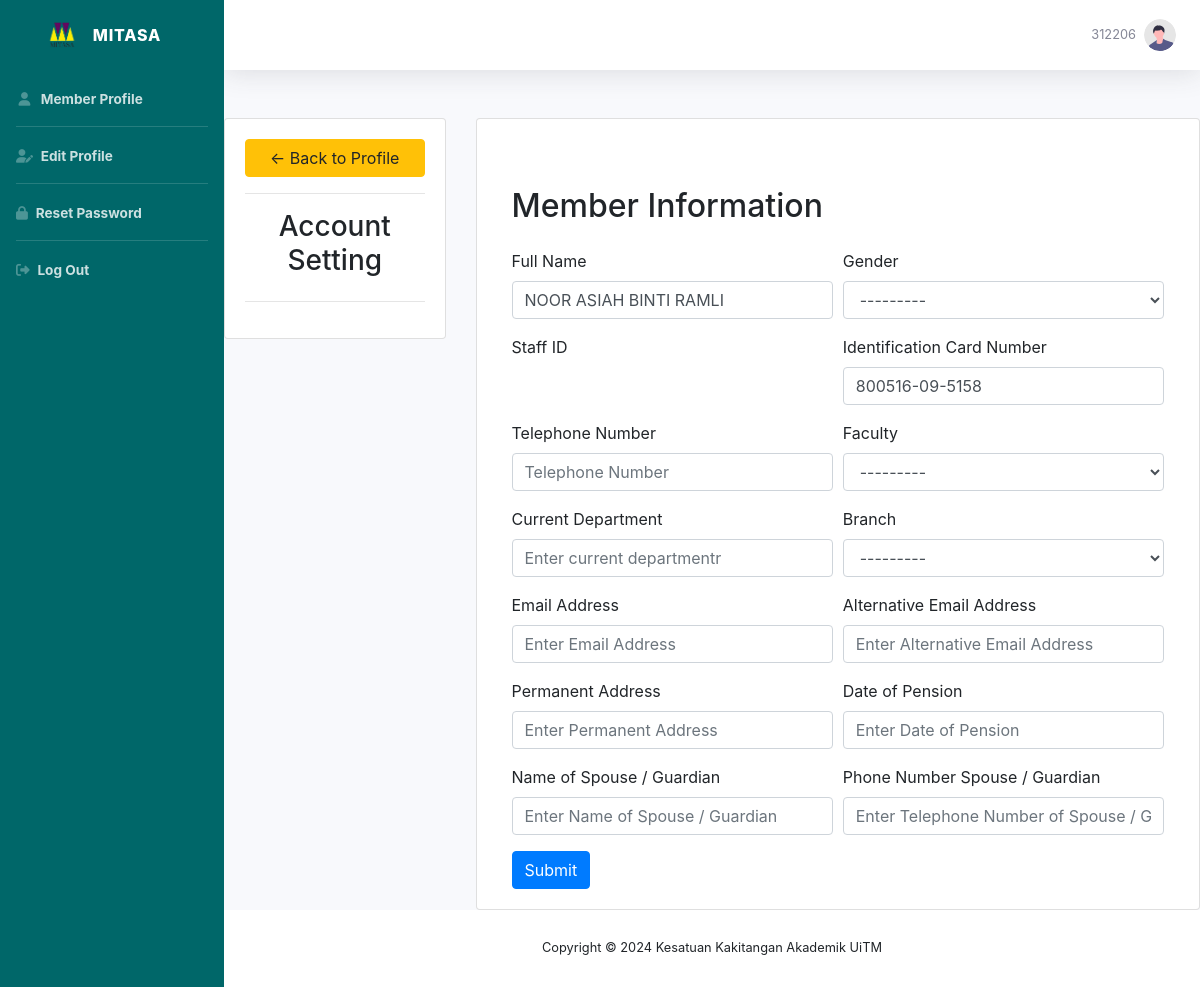
The app's page /accountSetting/ (signed in) with its own data.
### member/models.py (models this page shows, shortened)
class Member(models.Model):
    JANTINA = (
        ('Lelaki','Lelaki'),
        ('Perempuan', 'Perempuan')
    )
    CAWANGAN = (
        ('SHAH ALAM', 'SHAH ALAM'),
        ('PUNCAK ALAM', 'PUNCAK ALAM'),
        ('PUNCAK PERDANA', 'PUNCAK PERDANA'),
        ('SUNGAI BULOH', 'SUNGAI BULOH'),
        ('DENGKIL', 'DENGKIL'),
        ('SERI ISKANDAR', 'SERI ISKANDAR'),
        ('TAPAH', 'TAPAH'),
        ('SEGAMAT', 'SEGAMAT'),
        ('PASIR GUDANG', 'PASIR GUDANG'),
        ('SUNGAI PETANI', 'SUNGAI PETANI'),
        ('MACHANG', 'MACHANG'),
        ('KOTA BHARU', 'KOTA BHARU'),
        ('ALOR GAJAH', 'ALOR GAJAH'),
        ('BANDARAYA MELAKA', 'BANDARAYA MELAKA'),
        ('JASIN', 'JASIN'),
        ('KUALA PILAH', 'KUALA PILAH'),
        ('SEREMBAN', 'SEREMBAN'),
        ('REMBAU', 'REMBAU'),
        ('JENGKA', 'JENGKA'),
        ('RAUB', 'RAUB'),
        ('KUANTAN', 'KUANTAN'),
        ('PERMATANG PAUH', 'PERMATANG PAUH'),
        ('BERTAM', 'BERTAM'),
        ('ARAU', 'ARAU'),
        ('KUALA TERENGGANU', 'KUALA TERENGGANU'),
        ('BUKIT BESI', 'BUKIT BESI'),
        ('DUNGUN', 'DUNGUN'),
        ('KOTA KINABALU', 'KOTA KINABALU'),
        ('TAWAU', 'TAWAU'),
        ('SAMARAHAN 2', 'SAMARAHAN 2'),
        ('MUKAH', 'MUKAH'),
        ('Lain - Lain', 'Lain - Lain'),
    )
    FAKULTI = (
        ('FAKULTI FARMASI', 'FAKULTI FARMASI'),
        ('FAKULTI PERLADANGAN & AGROTEKNOLOGI', 'FAKULTI PERLADANGAN & AGROTEKNOLOGI'),
        ('FAKULTI SAINS KESIHATAN', 'FAKULTI SAINS KESIHATAN'),
        ('KOLEJ PENGAJIAN ALAM BINA', 'KOLEJ PENGAJIAN ALAM BINA'),
        ('KOLEJ PENGAJIAN KEJURUTERAAN', 'KOLEJ PENGAJIAN KEJURUTERAAN'),
        ('FAKULTI PERUBATAN', 'FAKULTI PERUBATAN'),
        ('KOLEJ PENGAJIAN PENGKOMPUTERAN, INFORMATIK & MATEMATIK', 'KOLEJ PENGAJIAN PENGKOMPUTERAN, INFORMATIK & MATEMATIK'),
        ('FAKULTI PERGIGIAN', 'FAKULTI PERGIGIAN'),
        ('FAKULTI SAINS GUNAAN', 'FAKULTI SAINS GUNAAN'),
        ('FAKULTI SAINS SUKAN & REKREASI', 'FAKULTI SAINS SUKAN & REKREASI'),
        ('KOLEJ PENGAJIAN SENI KREATIF', 'KOLEJ PENGAJIAN SENI KREATIF'),
        ('FAKULTI SAINS PENTADBIRAN & PENGAJIAN POLISI', 'FAKULTI SAINS PENTADBIRAN & PENGAJIAN POLISI'),
        ('FAKULTI KOMUNIKASI & PENGAJIAN MEDIA', 'FAKULTI KOMUNIKASI & PENGAJIAN MEDIA'),
        ('FAKULTI UNDANG-UNDANG', 'FAKULTI UNDANG-UNDANG'),
        ('FAKULTI PENDIDIKAN', 'FAKULTI PENDIDIKAN'),
        ('FAKULTI PENGURUSAN & PERNIAGAAN', 'FAKULTI PENGURUSAN & PERNIAGAAN'),
        ('FAKULTI PENGURUSAN HOTEL & PELANCONGAN', 'FAKULTI PENGURUSAN HOTEL & PELANCONGAN'),
        ('FAKULTI PERAKAUNAN', 'FAKULTI PERAKAUNAN'),
        ('Lain - Lain', 'Lain - Lain'),
    )
    BANGSA = (
        ('Melayu','Melayu'),
        ('Cina','Cina'),
        ('India','India'),
        ('Sabah','Sabah'),
        ('Sarawak','Sarawak'),
        ('Lain-Lain','Lain-Lain'),
    )
    STATUS = (
    ('Not a Member', 'Not a Member'),
    ('New Member', 'New Member'),
    ('Member', 'Member'),
    ('Anomaly', 'Anomaly')
)
    user = models.OneToOneField(User, null=True, on_delete=models.CASCADE, blank=True)
    data_created = models.DateTimeField(auto_now_add=True, null=True)
    nama = models.CharField(max_length=200, null=True)
    noPekerja = models.CharField(max_length=50, null=True)
    fakulti = models.CharField(max_length=200, null=True, choices=FAKULTI)
    email = models.CharField(max_length=200, null=True)
    tarikhLahir = models.DateField(null=True)
    noIC = models.CharField(max_length=200, null=True)
    noTel = models.CharField(max_length=200, null=True)
    cawangan = models.CharField(max_length=200, null=True, choices=CAWANGAN)
    alamat = models.CharField(max_length=200, null=True)
    tarikhPencen = models.DateField(null=True)
    namaPW = models.CharField(max_length=200, null=True)
    noTelPW = models.CharField(max_length=200, null=True)
    emailAlt = models.CharField(max_length=200, null=True)
    jantina = models.CharField(max_length=200, null=True, choices=JANTINA)
    bangsa = models.CharField(max_length=200, null=True, choices=BANGSA)
    jbtnPTJ = models.CharField(max_length=200, null=True, blank=True)
    status = models.CharField(max_length=200, null=True, choices=STATUS, default='Waiting for Approval', blank=True)

### member/decorators.py (the view)
        def wrapper_func(request, *args, **kwargs):
            group = None
            if request.user.groups.exists():
                group = request.user.groups.all()[0].name
            if group in allowed_roles:
                return view_func(request, *args, **kwargs)
            else:
                return HttpResponse('You are not authorized to view this page')

### member/templates/member/accountSetting.html (shortened to what this page needs)
{% extends "member/main.html" %}
{% load static %}
{% load widget_tweaks %}
{% block content %}
<br>
<div class="row">
    <div class='col-md-3'>
        <div class='card card-body'>
            <a class='btn btn-warning' href="{% url 'dashboard' %}"> &#8592; Back to Profile</a>
            <hr>
            <h3 style="text-align: center"> Account Setting</h3>
            <hr>
        </div>
    </div>
    <div class='col-md-9'>
        <div class='card card-body'>
            <div class="container mt-5">
                <h2 class="mb-4">Member Information</h2>
                <form action="" method="POST">
                  <div class="form-row">
                    <div class="form-group col-md-6">
                      <label for="fullName">Full Name</label>
                      {% render_field form.nama class+="form-control" placeholder="Enter full name" %}
                    </div>
                    <div class="form-group col-md-6">
                      <label for="gender">Gender</label>
                      {% render_field form.jantina class+="form-control" placeholder="Gender" %}
                    </div>
                  </div>
                  <div class="form-row">
                    <div class="form-group col-md-6">
                      <label for="employeeNumber">Staff ID</label>
                    </div>
                    <div class="form-group col-md-6">
                      <label for="idCardNumber">Identification Card Number</label>
                      {% render_field form.noIC class+="form-control" placeholder="IC Number" %}
                    </div>
                  </div>
                  <div class="form-row">
                    <div class="form-group col-md-6">
                      <label for="telephoneNumber">Telephone Number</label>
                      {% render_field form.noTel class+="form-control" placeholder="Telephone Number" %}
                    </div>
                    <div class="form-group col-md-6">
                      <label for="faculty">Faculty</label>
                      {% render_field form.fakulti class+="form-control" placeholder="Faculty" %}
                    </div>
                  </div>
                  <div class="form-row">
                    <div class="form-group col-md-6">
                      <label for="currentDepartment">Current Department</label>
                      {% render_field form.jbtnPTJ class+="form-control" placeholder="Enter current departmentr" %}
                    </div>
                    <div class="form-group col-md-6">
                      <label for="branch">Branch</label>
                      {% render_field form.cawangan class+="form-control" placeholder="Enter current Branch" %}
                    </div>
                  </div>
                  <div class="form-row">
                    <div class="form-group col-md-6">
                      <label for="emailAddress">Email Address</label>
                      {% render_field form.email class+="form-control" placeholder="Enter Email Address" %}
                    </div>
                    <div class="form-group col-md-6">
                      <label for="altEmailAddress">Alternative Email Address</label>
                      {% render_field form.emailAlt class+="form-control" placeholder="Enter Alternative Email Address" %}
                    </div>
                  </div>
                  <div class="form-row">
                    <div class="form-group col-md-6">
                      <label for="permanentAddress">Permanent Address</label>
                      {% render_field form.alamat class+="form-control" placeholder="Enter Permanent Address" %}
                    </div>
                    <div class="form-group col-md-6">
                      <label for="dateOfPension">Date of Pension</label>
                      {% render_field form.tarikhPencen class+="form-control" placeholder="Enter Date of Pension" %}
                    </div>
                  </div>
                  <div class="form-row">
                    <div class="form-group col-md-6">
                      <label for="spouseGuardianName">Name of Spouse / Guardian</label>
                      {% render_field form.namaPW class+="form-control" placeholder="Enter Name of Spouse / Guardian" %}
                    </div>
                    <div class="form-group col-md-6">
                      <label for="spouseGuardianPhone">Phone Number Spouse / Guardian</label>
                      {% render_field form.noTelPW class+="form-control" placeholder="Enter Telephone Number of Spouse / Guardian" %}
                    </div>
                  </div>
                  <button type="submit" class="btn btn-primary">Submit</button>
                </form>
              </div>
        </div>
    </div>
</div>
{% endblock content %}

### member/templates/member/main.html (shortened to what this page needs)
{% load static %}
<!DOCTYPE html>
<html>
    <head>
        <link rel="stylesheet" href="{% static "/css/main.css" %}">
        <link rel="stylesheet" href="https://cdn.jsdelivr.net/npm/bootstrap@4.0.0/dist/css/bootstrap.min.css">
        <link rel="stylesheet" href="https://cdn.datatables.net/2.0.8/css/dataTables.bootstrap4.css">
    </head>
    <body>
        <div id='wrapper'>
            <ul class="navbar-nav bg-gradient-primary sidebar sidebar-dark accordion" id="accordionSidebar">
              <a class="sidebar-brand d-flex align-items-center justify-content-center" href="">
                  <div class="">
                    <img src=" {% static "images/logo.png" %} " width="30" height="30" class="d-inline-block align-top" alt="">
                  </div>
                  <div class="sidebar-brand-text mx-3">MITASA</div>
              </a>
              {% if request.user.is_staff %}
              <hr class="sidebar-divider my-0">
              <li class="nav-item font-weight-bold">
                  <a class="nav-link" href="{% url 'dashboard' %}">
                    <i class="fa-solid fa-house"></i>
                      <span>Dashboard</span></a>
              </li>
            <hr class="sidebar-divider my-0">
             <li class="nav-item font-weight-bold">
                <a class="nav-link collapsed" href="" data-toggle="collapse" data-target="#collapseUtilities"
                    aria-expanded="true" aria-controls="collapseUtilities">
                    <i class="fas fa-fw fa-users"></i>
                    <span>Members</span>
                </a>
                <div id="collapseUtilities" class="collapse" aria-labelledby="headingUtilities"
                    data-parent="#accordionSidebar">
                    <div class="bg-white py-2 collapse-inner rounded">
                        <h6 class="collapse-header">Members</h6>
                        <a class="collapse-item font-weight-normal" href="{% url 'listMember' %}"><i class="fa-solid fa-users"></i><span class="ml-2">All Members</span></a>
                        <a class="collapse-item font-weight-normal" href="{% url 'listAhli' %}"><i class="fa-solid fa-face-smile"></i><span class="ml-2">Member List</a>
                        <a class="collapse-item font-weight-normal" href="{% url 'listNewMember' %}"><i class="fa-solid fa-user-plus"></i><span class="ml-2">New Member List</a>
                        <a class="collapse-item font-weight-normal" href="{% url 'listPending' %}"><i class="fa-solid fa-hourglass-half"></i><span class="ml-3">Pending List</a>
                        <a class="collapse-item font-weight-normal" href="{% url 'listTerminate' %}"><i class="fa-solid fa-user-minus"></i><span class="ml-2">Terminated List</a>
                    </div>
                </div>
            </li>
            {% comment %}
            <li class="nav-item active">
              <a class="nav-link" href="{% url 'listMember' %}">
                <i class="fa-solid fa-users"></i>
                  <span>All Member</span></a>
            </li>
             <hr class="sidebar-divider my-0">
             <li class="nav-item active">
               <a class="nav-link" href="{% url 'listAhli' %}">
                <i class="fa-solid fa-face-smile"></i>
                   <span>Member List</span></a>
             </li>
            <hr class="sidebar-divider my-0">
            <li class="nav-item active">
              <a class="nav-link" href="{% url 'listPending' %}">
                <i class="fa-solid fa-hourglass-half"></i>
                  <span>Pending List</span></a>
            </li>
            <hr class="sidebar-divider my-0">
            <li class="nav-item active">
              <a class="nav-link" href="{% url 'listNewMember' %}">
                <i class="fa-solid fa-user-plus"></i>
                  <span>New Member</span></a>
            </li>
            <hr class="sidebar-divider my-0">
            <li class="nav-item active">
              <a class="nav-link" href="{% url 'listTerminate' %}">
                <i class="fa-solid fa-user-minus"></i>
                  <span>Terminated Member</span></a>
            </li> {% endcomment %}
            <hr class="sidebar-divider my-0">
            {% else %}
            <li class="nav-item font-weight-bold">
              <a class="nav-link" href="{% url 'user-page' %}">
                <i class="fas fa-fw fa-solid fa-user"></i>
                  <span>Member Profile</span></a>
            </li>
            <hr class="sidebar-divider my-0">
            <li class="nav-item font-weight-bold">
                <a class="nav-link" href="{% url 'userEdit' %}">
                    <i class="fa-solid fa-user-pen"></i>
                    <span>Edit Profile</span></a>
              </li>
            {% endif %}
            <hr class="sidebar-divider my-0 ">
            <li class="nav-item font-weight-bold">
                <a class="nav-link" href="{% url 'password_change' %}">
                    <i class="fa-solid fa-lock"></i>
                    <span>Reset Password</span></a>
              </li>
            <hr class="sidebar-divider my-0">
            <li class="nav-item font-weight-bold">
                <a class="nav-link" href="{% url 'logout' %}">
                    <i class="fa-solid fa-right-from-bracket"></i>
                    <span>Log Out</span></a>
              </li>
          </ul>
          <div id="content-wrapper" class="d-flex flex-column">
              <div id="content">
                  <nav class="navbar navbar-expand navbar-light bg-white topbar mb-4 static-top shadow">
                      <ul class="navbar-nav ml-auto">
                          <li class="nav-item dropdown no-arrow d-sm-none">
                          <li class="nav-item dropdown no-arrow">
                              <a class="nav-link dropdown-toggle" href="#" id="userDropdown" role="button"
                                  data-toggle="dropdown" aria-haspopup="true" aria-expanded="false">
                                  <span class="mr-2 d-none d-lg-inline text-gray-600 small">{{request.user}}</span>
                                  <img class="img-profile rounded-circle"
                                      src="{% static "images/undraw_profile.svg" %}">
                              </a>
                          </li>
                      </ul>
                  </nav>
                  {% block content %}
                  {% endblock %}
              </div>
       {% include "member/footer.html" %}
          </div>
      </div>
    </body>
</html>

### records on screen
Member: nama "NOOR ASIAH BINTI RAMLI", jantina "---------", noIC "800516-09-5158", fakulti "---------", cawangan "---------"

### other values on screen
{{ request.user }} "312206"
